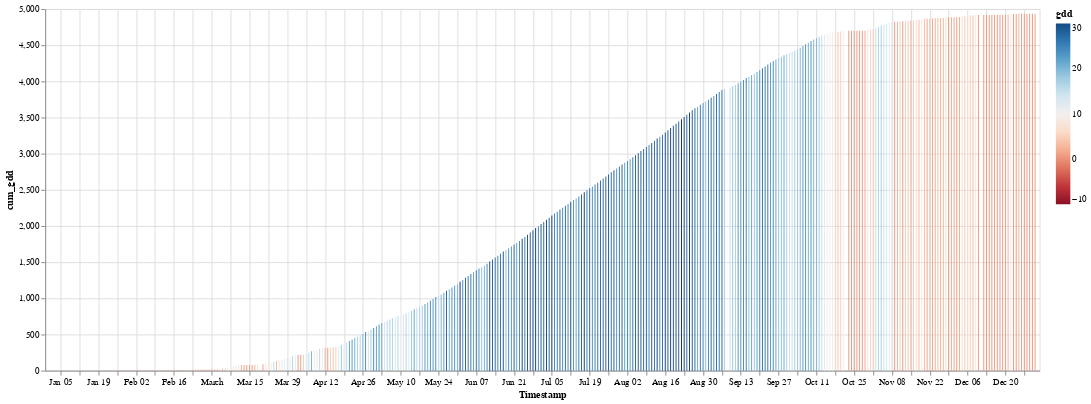

Source (notebook cell):
### Code cell
alt.Chart(df).mark_bar(size=1).encode(
    x='Timestamp:T',
    y='cum_gdd:Q',
    color=alt.Color(
        'gdd:Q', scale=alt.Scale(scheme='redblue', domain=(-10, 30))),
    tooltip=[
        alt.Tooltip('Timestamp:T', title='Date'),
        alt.Tooltip('gdd:Q', title='gdd')
    ]).properties(width=1100, height=400)

### Figure 1 — Vega-Lite specification as saved in the notebook (floating-point values rounded to 4 significant figures; data arrays with more than 128 entries replaced by an {"elided": "..."} marker saying what was removed)
{"config": {"view": {"continuousWidth": 400, "continuousHeight": 300}}, "data": {"name": "data-fde7e6d5fdc16f448f8f28a6dfdc7b61"}, "mark": {"type": "bar", "size": 1}, "encoding": {"color": {"field": "gdd", "scale": {"domain": [-10, 30], "scheme": "redblue"}, "type": "quantitative"}, "tooltip": [{"field": "Timestamp", "title": "Date", "type": "temporal"}, {"field": "gdd", "title": "gdd", "type": "quantitative"}], "x": {"field": "Timestamp", "type": "temporal"}, "y": {"field": "cum_gdd", "type": "quantitative"}}, "height": 400, "width": 1100, "$schema": "https://vega.github.io/schema/vega-lite/v4.17.0.json", "datasets": {"data-fde7e6d5fdc16f448f8f28a6dfdc7b61": {"elided": "362 records"}}}
